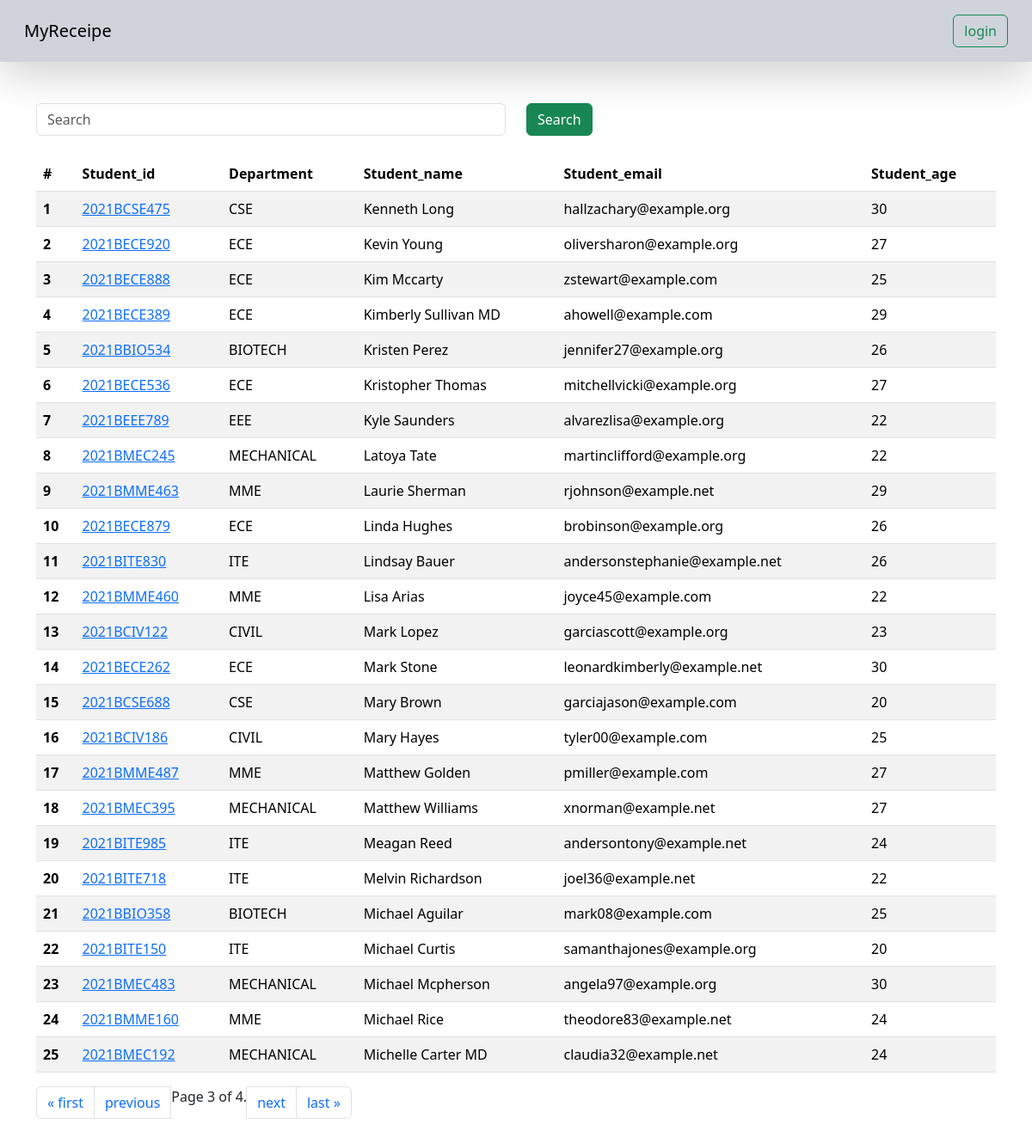
Screenshot of /students/?page=3 with the database file from the repository.
### vege/models.py (models this page shows, shortened)
class Student(models.Model):
    department=models.ForeignKey(Department,related_name="depart",on_delete=models.CASCADE)
    student_id=models.OneToOneField(StudentID,related_name="studentid",on_delete=models.CASCADE)
    student_name=models.CharField(max_length=100)
    student_email=models.EmailField(unique=True)
    student_age=models.IntegerField(default=18)
    student_address=models.TextField()
    class Meta:
        ordering=['student_name']
        verbose_name="student"

class StudentID(models.Model):
    student_id=models.CharField(max_length=100)
    def __str__(self) -> str:
        return self.student_id

class Department(models.Model):
    department=models.CharField(max_length=100)
    def __str__(self) -> str:
        return self.department
    class Meta:
        ordering=['department']

### vege/views.py (the view, shortened to what this page needs)
# urls.py: path('students/',get_students,name='get_students'),
def get_students(request):
    queryset=Student.objects.all()
    ranks=Student.objects.annotate(marks=Sum('studentmarks__marks')).order_by('-marks','-student_age')
    paginator = Paginator(queryset, 25)  # Show 25 student per page.
    page_number = request.GET.get("page",1)
    page_obj = paginator.get_page(page_number)
    return render(request,'report/student.html',{'queryset':page_obj})

### vege/templates/report/student.html
{% extends "base.html" %}
{% block start %}
<div class="container mt-5" style="margin-bottom:50px">
    <form class="mb-4">
<div class="row">
  <div class="col-md-6">
    <input class="form-control" name="search" placeholder="Search">
  </div>
  <div class="col-md-6">
    <button class="btn btn-success">Search</button>
    </div>
</div>
</form>
    <table class="table table-striped">
        <thead>
          <tr>
            <th scope="col">#</th>
            <th scope="col">Student_id</th>
            <th scope="col">Department</th>
            <th scope="col">Student_name</th>
            <th scope="col">Student_email</th>
            <th scope="col">Student_age</th>
          </tr>
        </thead>
        <tbody>
          {% for st in queryset%}
          <tr>
            <th >{{forloop.counter}}</th>
            <td>
             <a href="{% url 'see_marks' st.student_id %}">
              {{st.student_id}}
            </a>
          </td>
            <td>{{st.department}}</td>
            <td>{{st.student_name}}</td>
            <td>{{st.student_email}}</td>
            <td>{{st.student_age}}</td>
          </tr>
          {% endfor %}
        </tbody>
      </table>
<nav aria-label="Page navigation example">
        <ul class="pagination">
            {% if queryset.has_previous %}
            <li class="page-item"><a class="page-link" href="?page=1">&laquo; first</a></li>
            <li class="page-item">  <a class="page-link" href="?page={{ queryset.previous_page_number }}">previous</a></li>
            {% endif %}
            <span class="current">
                Page {{ queryset.number }} of {{ queryset.paginator.num_pages }}.
            </span>
            {% if queryset.has_next %}
            <li class="page-item"><a class="page-link" href="?page={{ queryset.next_page_number }}">next</a></li>
              <li class="page-item"><a class="page-link" href="?page={{ queryset.paginator.num_pages }}">last &raquo;</a></li>
            {% endif %}
      </ul>
      </nav>
    </div>
{% endblock %}

### rows the page displays
Student: student_id "2021BCSE475", department "CSE", student_name "Kenneth Long", student_email "hallzachary@example.org", student_age "30"
Student: student_id "2021BECE920", department "ECE", student_name "Kevin Young", student_email "oliversharon@example.org", student_age "27"
Student: student_id "2021BECE888", department "ECE", student_name "Kim Mccarty", student_email "zstewart@example.com", student_age "25"
Student: student_id "2021BECE389", department "ECE", student_name "Kimberly Sullivan MD", student_email "ahowell@example.com", student_age "29"
Student: student_id "2021BBIO534", department "BIOTECH", student_name "Kristen Perez", student_email "jennifer27@example.org", student_age "26"
Student: student_id "2021BECE536", department "ECE", student_name "Kristopher Thomas", student_email "mitchellvicki@example.org", student_age "27"
Student: student_id "2021BEEE789", department "EEE", student_name "Kyle Saunders", student_email "alvarezlisa@example.org", student_age "22"
Student: student_id "2021BMEC245", department "MECHANICAL", student_name "Latoya Tate", student_email "martinclifford@example.org", student_age "22"
Student: student_id "2021BMME463", department "MME", student_name "Laurie Sherman", student_email "rjohnson@example.net", student_age "29"
Student: student_id "2021BECE879", department "ECE", student_name "Linda Hughes", student_email "brobinson@example.org", student_age "26"
Student: student_id "2021BITE830", department "ITE", student_name "Lindsay Bauer", student_email "andersonstephanie@example.net", student_age "26"
Student: student_id "2021BMME460", department "MME", student_name "Lisa Arias", student_email "joyce45@example.com", student_age "22"
Student: student_id "2021BCIV122", department "CIVIL", student_name "Mark Lopez", student_email "garciascott@example.org", student_age "23"
Student: student_id "2021BECE262", department "ECE", student_name "Mark Stone", student_email "leonardkimberly@example.net", student_age "30"
Student: student_id "2021BCSE688", department "CSE", student_name "Mary Brown", student_email "garciajason@example.com", student_age "20"
Student: student_id "2021BCIV186", department "CIVIL", student_name "Mary Hayes", student_email "tyler00@example.com", student_age "25"
Student: student_id "2021BMME487", department "MME", student_name "Matthew Golden", student_email "pmiller@example.com", student_age "27"
Student: student_id "2021BMEC395", department "MECHANICAL", student_name "Matthew Williams", student_email "xnorman@example.net", student_age "27"
Student: student_id "2021BITE985", department "ITE", student_name "Meagan Reed", student_email "andersontony@example.net", student_age "24"
Student: student_id "2021BITE718", department "ITE", student_name "Melvin Richardson", student_email "joel36@example.net", student_age "22"
Student: student_id "2021BBIO358", department "BIOTECH", student_name "Michael Aguilar", student_email "mark08@example.com", student_age "25"
Student: student_id "2021BITE150", department "ITE", student_name "Michael Curtis", student_email "samanthajones@example.org", student_age "20"
Student: student_id "2021BMEC483", department "MECHANICAL", student_name "Michael Mcpherson", student_email "angela97@example.org", student_age "30"
Student: student_id "2021BMME160", department "MME", student_name "Michael Rice", student_email "theodore83@example.net", student_age "24"
Student: student_id "2021BMEC192", department "MECHANICAL", student_name "Michelle Carter MD", student_email "claudia32@example.net", student_age "24"

### other values shown
{{ queryset.number }} "3"
{{ queryset.paginator.num_pages }} "4"
